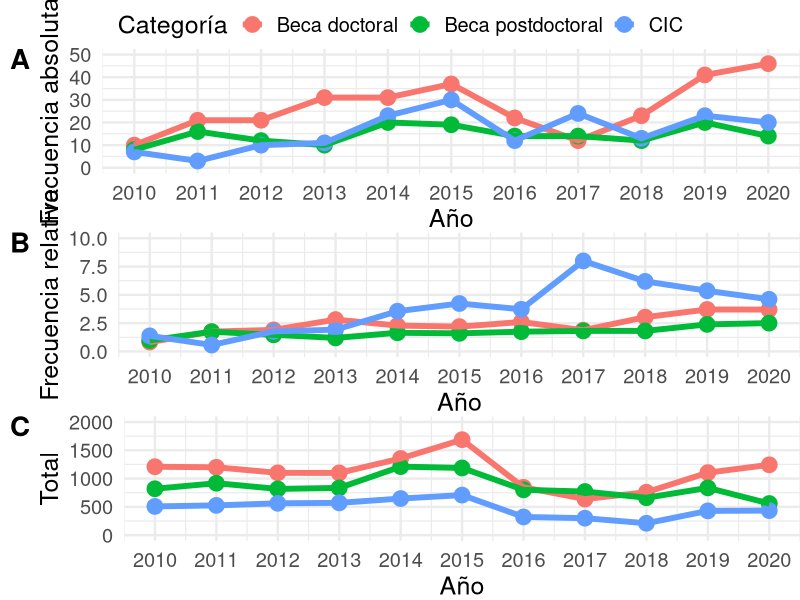
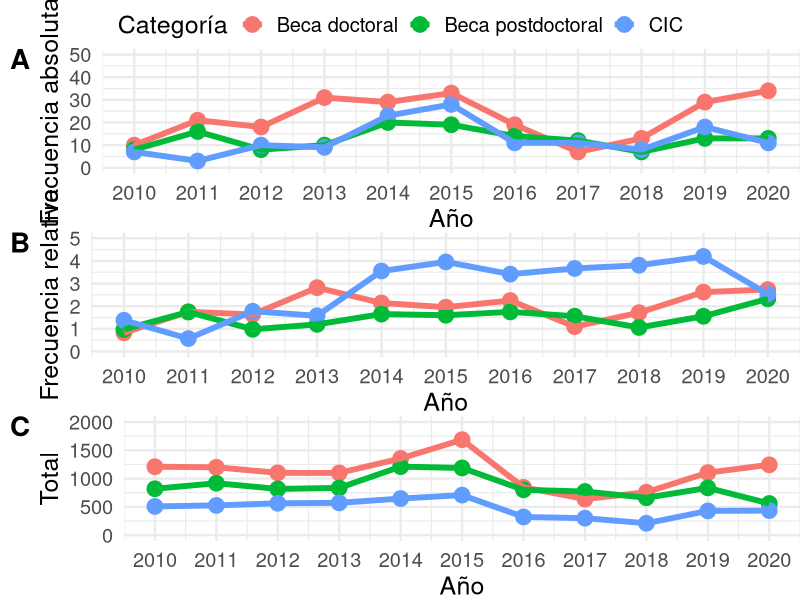
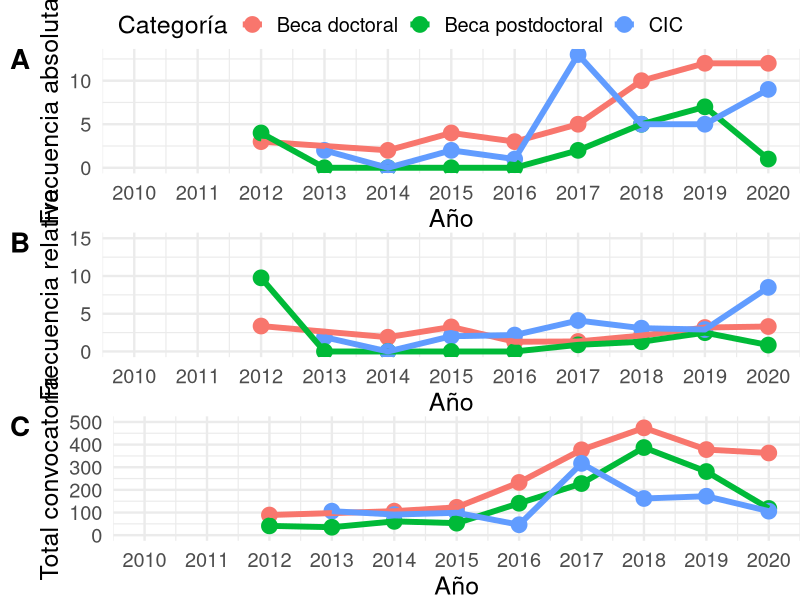

R code for these plots, in order: (Note: this script raises an error after producing the figures.)
## ---- chunk 1
knitr::opts_chunk$set(warning = FALSE, message = FALSE) 
## ---- chunk 2

library(ggpubr)
library(tidyverse)

dataset <- read.csv("base_becas_e_ingresos_desarrollo_NNyA_2010_2020.csv", encoding = "UTF-8")

ingresos_totales <- read.csv("becas_e_ingresos_totales_2010_2020.csv", fileEncoding = "latin1", sep = ";")

dataset <- left_join(ingresos_totales, dataset, by = c("TIPO.CONVOCATORIA", "AÑO"))

## ---- chunk 3

dataset%>%
  filter(!grepl("COFINAN", CONVOCATORIA))%>%
  filter(!grepl("FORTALECIMIENTO", CONVOCATORIA))%>%
  filter(!grepl("LAT", CONVOCATORIA))%>%
  filter(!grepl("ESPECIALES", CONVOCATORIA))%>%
  filter(!grepl("PUE", CONVOCATORIA))%>%
  filter(!grepl("REINSERCION", CONVOCATORIA))%>%
  filter(!grepl("EXTERNA", CONVOCATORIA))%>%
  filter(!grepl("U.E", CONVOCATORIA))%>%
  filter(!grepl("UE", CONVOCATORIA))%>%
  filter(!grepl("EXT", CONVOCATORIA))%>%
  filter(!grepl("CIT", CONVOCATORIA))%>%
  filter(!grepl("SALUD", CONVOCATORIA))%>%
  mutate(DISCIPLINA.CODIGO = fct_recode(DISCIPLINA.CODIGO,
                                        "Informática y Comunicaciones (KA4)" = "KA4",
                                        "Biología (KB2)" = "KB2",
                                        "Ciencias Médicas (KB1)" = "KB1",
                                        "Psicología y Ciencias de la Educación (KS7)" = "KS7",
                                        "Arqueología y Antropología Biológica (KS8)" = "KS8",
                                        "Ciencias Antropológicas (KS9)" = "KS9"))%>%
  mutate(DISCIPLINA.CODIGO = factor(DISCIPLINA.CODIGO, levels = c("Informática y Comunicaciones (KA4)",
                                                                  "Ciencias Médicas (KB1)",
                                                                  "Biología (KB2)",
                                                                  "Psicología y Ciencias de la Educación (KS7)",
                                                                  "Arqueología y Antropología Biológica (KS8)",
                                                                   "Ciencias Antropológicas (KS9)")))-> generales.estrategicos



p1 <- generales.estrategicos%>%
  mutate(AÑO = as.numeric(AÑO))%>%
  filter(!is.na(AÑO))%>%
  filter(AÑO != 2021)%>%
  filter(TIPO.CONVOCATORIA != "BECA FINALIZACIÓN")%>%
  group_by(AÑO, TIPO.CONVOCATORIA)%>%
  summarise(total = max(TOTAL.GENERALES),
            cantidad_desarrollo =n(),
            porcentaje = (cantidad_desarrollo/total)*100)%>%
  
  ggplot(aes(x = AÑO, y = cantidad_desarrollo, color = TIPO.CONVOCATORIA, group = TIPO.CONVOCATORIA))+
  geom_point(size = 5)+
  geom_line(size = 2)+
  scale_x_continuous(limits = c(2010, 2020),breaks = c(2010:2020))+
  ylim(c(0,50))+
    xlab("Año")+
  
  labs(color = "Categoría")+
  ylab("Frecuencia absoluta")+
  
  scale_color_discrete(labels = c("Beca doctoral", "Beca postdoctoral", "CIC"))+
  theme_minimal(base_size = 18)+
  theme(legend.position = "bottom", plot.margin = unit(c(0,0,0,2), "lines"))

p2 <- generales.estrategicos%>%
  mutate(AÑO = as.numeric(AÑO))%>%
  filter(!is.na(AÑO))%>%
  filter(AÑO != 2021)%>%
  filter(TIPO.CONVOCATORIA != "BECA FINALIZACIÓN")%>%
  group_by(AÑO, TIPO.CONVOCATORIA)%>%
  summarise(total = max(TOTAL.GENERALES),
            n =n(),
            porcentaje = (n/total)*100)%>%
  
  ggplot(aes(x = AÑO, y = porcentaje, color = TIPO.CONVOCATORIA, group = TIPO.CONVOCATORIA))+
  geom_point(size = 5)+
  geom_line(size = 2)+
  scale_x_continuous(limits = c(2010, 2020),breaks = c(2010:2020))+
  ylim(c(0,10))+
    xlab("Año")+
  ylab("Frecuencia relativa")+
  
  labs(color = "Categoría")+
  
  scale_color_discrete(labels = c("Beca doctoral", "Beca postdoctoral", "CIC"))+
  theme_minimal(base_size = 18)+
  theme(legend.position = "bottom", plot.margin = unit(c(0,0,0,2), "lines"))


p3 <- generales.estrategicos%>%
  mutate(AÑO = as.numeric(AÑO))%>%
  filter(!is.na(AÑO))%>%
  filter(AÑO != 2021)%>%
  filter(TIPO.CONVOCATORIA != "BECA FINALIZACIÓN")%>%
  group_by(AÑO, TIPO.CONVOCATORIA)%>%
  summarise(total_generales = max(TOTAL.GENERALES),
            n =n(),
            porcentaje = (n/total_generales)*100)%>%
  
  ggplot(aes(x = AÑO, y = total_generales, color = TIPO.CONVOCATORIA, group = TIPO.CONVOCATORIA))+
  geom_point(size = 5)+
  geom_line(size = 2)+
  scale_x_continuous(limits = c(2010, 2020),breaks = c(2010:2020))+
  ylim(c(0,2000))+
  xlab("Año")+
  ylab("Total")+
  labs(color = "Categoría")+
  
  scale_color_discrete(labels = c("Beca doctoral", "Beca postdoctoral", "CIC"))+
  theme_minimal(base_size = 18)+
  theme(legend.position = "bottom", plot.margin = unit(c(0,0,0,2), "lines"))



plot0 <- ggarrange(p1, p2, p3,labels = c("A", "B", "C"), ncol = 1, common.legend = T, font.label = list(size = 20), vjust = 1)
plot0


# plot0%>%
#   ggexport(filename = "graficos/plot_todas1.png", width = 1080, height = 1080)




## ---- chunk 4


dataset.generales = dataset%>%
  filter(!grepl("EST", CONVOCATORIA))%>%
  filter(!grepl("COFINAN", CONVOCATORIA))%>%
  filter(!grepl("FORTALECIMIENTO", CONVOCATORIA))%>%
  filter(!grepl("LAT", CONVOCATORIA))%>%
  filter(!grepl("ESPECIALES", CONVOCATORIA))%>%
  filter(!grepl("PUE", CONVOCATORIA))%>%
  filter(!grepl("REINSERCION", CONVOCATORIA))%>%
  filter(!grepl("EXTERNA", CONVOCATORIA))%>%
  filter(!grepl("U.E", CONVOCATORIA))%>%
  filter(!grepl("UE", CONVOCATORIA))%>%
  filter(!grepl("EXT", CONVOCATORIA))%>%
  filter(!grepl("CIT", CONVOCATORIA))%>%
  filter(!grepl("SALUD", CONVOCATORIA))




p1 <- dataset.generales%>%
  mutate(AÑO = as.numeric(AÑO))%>%
  filter(!is.na(AÑO))%>%
  filter(AÑO != 2021)%>%
  filter(TIPO.CONVOCATORIA != "BECA FINALIZACIÓN")%>%
  group_by(AÑO, TIPO.CONVOCATORIA)%>%
  summarise(total = max(TOTAL.GENERALES),
            cantidad_desarrollo =n(),
            porcentaje = (cantidad_desarrollo/total)*100)%>%
  
  ggplot(aes(x = AÑO, y = cantidad_desarrollo, color = TIPO.CONVOCATORIA, group = TIPO.CONVOCATORIA))+
  geom_point(size = 5)+
  geom_line(size = 2)+
  scale_x_continuous(limits = c(2010, 2020),breaks = c(2010:2020))+
  ylim(c(0,50))+
    xlab("Año")+
  
  labs(color = "Categoría")+
  ylab("Frecuencia absoluta")+
  
  scale_color_discrete(labels = c("Beca doctoral", "Beca postdoctoral", "CIC"))+
  theme_minimal(base_size = 18)+
  theme(legend.position = "bottom", plot.margin = unit(c(0,0,0,2), "lines"))

p2 <- dataset.generales%>%
  mutate(AÑO = as.numeric(AÑO))%>%
  filter(!is.na(AÑO))%>%
  filter(AÑO != 2021)%>%
  filter(TIPO.CONVOCATORIA != "BECA FINALIZACIÓN")%>%
  group_by(AÑO, TIPO.CONVOCATORIA)%>%
  summarise(total = max(TOTAL.GENERALES),
            n =n(),
            porcentaje = (n/total)*100)%>%
  
  ggplot(aes(x = AÑO, y = porcentaje, color = TIPO.CONVOCATORIA, group = TIPO.CONVOCATORIA))+
  geom_point(size = 5)+
  geom_line(size = 2)+
  scale_x_continuous(limits = c(2010, 2020),breaks = c(2010:2020))+
  ylim(c(0,5))+
    xlab("Año")+
  ylab("Frecuencia relativa")+
  
  labs(color = "Categoría")+
  
  scale_color_discrete(labels = c("Beca doctoral", "Beca postdoctoral", "CIC"))+
  theme_minimal(base_size = 18)+
  theme(legend.position = "bottom", plot.margin = unit(c(0,0,0,2), "lines"))


p3 <- dataset.generales%>%
  mutate(AÑO = as.numeric(AÑO))%>%
  filter(!is.na(AÑO))%>%
  filter(AÑO != 2021)%>%
  filter(TIPO.CONVOCATORIA != "BECA FINALIZACIÓN")%>%
  group_by(AÑO, TIPO.CONVOCATORIA)%>%
  summarise(total_generales = max(TOTAL.GENERALES),
            n =n(),
            porcentaje = (n/total_generales)*100)%>%
  
  ggplot(aes(x = AÑO, y = total_generales, color = TIPO.CONVOCATORIA, group = TIPO.CONVOCATORIA))+
  geom_point(size = 5)+
  geom_line(size = 2)+
  scale_x_continuous(limits = c(2010, 2020),breaks = c(2010:2020))+
  ylim(c(0,2000))+
  xlab("Año")+
  ylab("Total")+
  labs(color = "Categoría")+
  
  scale_color_discrete(labels = c("Beca doctoral", "Beca postdoctoral", "CIC"))+
  theme_minimal(base_size = 18)+
  theme(legend.position = "bottom", plot.margin = unit(c(0,0,0,2), "lines"))



plot1 <- ggarrange(p1, p2, p3,labels = c("A", "B", "C"), ncol = 1, common.legend = T, font.label = list(size = 20), vjust = 1)
plot1





## ---- chunk 5


missing.posdoc <- data.frame(AÑO = c(2013,2014, 2015, 2016, 2014),
                             TIPO.CONVOCATORIA = c(rep("BECA POSDOC", 4), "CIC"),
                             total = c(35,61,53,141,91),
                             cantidad_desarrollo = rep(0,5),
                             porcentaje = rep(0,5))

estrategicos = dataset%>%
  filter(grepl("EST", CONVOCATORIA))%>%
  mutate(AÑO = as.numeric(AÑO))%>%
  filter(!is.na(AÑO))%>%
  filter(AÑO != 2021)

df = estrategicos%>%
  group_by(AÑO, TIPO.CONVOCATORIA)%>%
  summarise(total = max(TOTAL.ESTRATEGICOS),
            cantidad_desarrollo =n(),
            porcentaje = (cantidad_desarrollo/total)*100)

df = rbind(df, missing.posdoc)



p1 <- df%>%
  ggplot(aes(x = AÑO, y = cantidad_desarrollo, color = TIPO.CONVOCATORIA, group = TIPO.CONVOCATORIA))+
  geom_point(size = 5)+
  geom_line(size = 2)+
  scale_x_continuous(limits = c(2010, 2020),breaks = c(2010:2020))+
  # ylim(c(0,10))+
  xlab("Año")+
  ylab("Frecuencia absoluta")+
  labs(color = "Categoría")+
  
  scale_color_discrete(labels = c("Beca doctoral", "Beca postdoctoral", "CIC"))+
  theme_minimal(base_size = 18)+
  theme(legend.position = "bottom", plot.margin = unit(c(0,0,0,2), "lines"))



p2 <- df%>%
  ggplot(aes(x = AÑO, y = porcentaje, color = TIPO.CONVOCATORIA, group = TIPO.CONVOCATORIA))+
  geom_point(size = 5)+
  geom_line(size = 2)+
  scale_x_continuous(limits = c(2010, 2020),breaks = c(2010:2020))+
  ylim(c(0,15))+
  xlab("Año")+
  ylab("Frecuencia relativa")+
  labs(color = "Categoría")+
  
  scale_color_discrete(labels = c("Beca doctoral", "Beca postdoctoral", "CIC"))+
  theme_minimal(base_size = 18)+
  theme(legend.position = "bottom", plot.margin = unit(c(0,0,0,2), "lines"))


p3 <- df%>%

  ggplot(aes(x = AÑO, y = total, color = TIPO.CONVOCATORIA, group = TIPO.CONVOCATORIA))+
  geom_point(size = 5)+
  geom_line(size = 2)+
  scale_x_continuous(limits = c(2010, 2020),breaks = c(2010:2020))+
  ylim(c(0,500))+
  xlab("Año")+
  ylab("Total convocatoria")+
  labs(color = "Categoría")+
  
  scale_color_discrete(labels = c("Beca doctoral", "Beca postdoctoral", "CIC"))+
  theme_minimal(base_size = 18)+
  theme(legend.position = "bottom", plot.margin = unit(c(0,0,0,2), "lines"))




plot2 <- ggarrange(p1, p2, p3,labels = c("A", "B", "C"), ncol = 1, common.legend = T, font.label = list(size = 20), vjust = 1)
plot2

plot2%>%
  ggexport(filename = "graficos/plot_estrategicos1.png", width = 1080, height = 1080)


# p2%>%
#   ggplotly()


## ---- chunk 6

p1 = generales.estrategicos%>%
  
  filter(!grepl("EST", CONVOCATORIA))%>%
  filter(!is.na(AÑO))%>%
  filter(AÑO != 2021)%>%
  group_by(DISCIPLINA.CODIGO, TIPO.CONVOCATORIA)%>%
  summarise(n =n())%>%
  group_by(TIPO.CONVOCATORIA)%>%
  mutate(total = sum(n))%>%
  group_by(TIPO.CONVOCATORIA, DISCIPLINA.CODIGO)%>%
  mutate(porcentaje = n/total)%>%
  
  ggplot(aes(x = TIPO.CONVOCATORIA, y = porcentaje*100, fill = DISCIPLINA.CODIGO))+
  geom_bar(stat = "identity")+
  geom_text(aes(label = ifelse(porcentaje >= 0.04, paste(round(porcentaje*100, 1), "%")," ")),
              position = position_stack(vjust = .5), size = 5,
            color = "white", fontface  = "bold")+
  xlab("Categoría")+
  ylab("Frecuencia absoluta")+
  labs(fill = "Comisión evaluadora")+
  # scale_fill_discrete(labels = c("CABA", "Buenos Aires",  "Córdoba", "Santa Fe", "Mendoza"))+
  # scale_y_continuous(limits = c(0,15))+
  theme_minimal(base_size = 18)+
  ggtitle("Temas Generales")+
  theme(plot.title = element_text(hjust = 0.5))
  # theme(legend.position = "bottom", plot.margin = unit(c(0,0,0,2), "lines"))
  # ggtitle("Series históricas de cantidad de proyectos aprobados en las 5 provincias con mas proyectos aprobados")+





p2 = generales.estrategicos%>%
  filter(grepl("EST", CONVOCATORIA))%>%
  filter(!is.na(AÑO))%>%
  filter(AÑO != 2021)%>%
  group_by(DISCIPLINA.CODIGO, TIPO.CONVOCATORIA)%>%
  summarise(n =n())%>%
  group_by(TIPO.CONVOCATORIA)%>%
  mutate(total = sum(n))%>%
  group_by(TIPO.CONVOCATORIA, DISCIPLINA.CODIGO)%>%
  mutate(porcentaje = n/total)%>%
  
  ggplot(aes(x = TIPO.CONVOCATORIA, y = porcentaje*100, fill = DISCIPLINA.CODIGO))+
  geom_bar(stat = "identity")+
  geom_text(aes(label = ifelse(porcentaje >= 0.04, paste(round(porcentaje*100, 1), "%")," ")),
              position = position_stack(vjust = .5), size = 5,
            color = "white", fontface  = "bold")+
  xlab("Categoría")+
  ylab("Frecuencia absoluta")+
  labs(fill = "Comisión evaluadora")+
  # scale_fill_discrete(labels = c("CABA", "Buenos Aires",  "Córdoba", "Santa Fe", "Mendoza"))+
  # scale_y_continuous(limits = c(0,15))+
  theme_minimal(base_size = 18)+
  # theme(legend.position = "bottom", plot.margin = unit(c(0,0,0,2), "lines"))
  ggtitle("Temas Estratégicos")+
  theme(plot.title = element_text(hjust = 0.5))


plot.comisiones = ggarrange(p1, p2, labels = c("A", "B"), ncol = 2, common.legend = T, font.label = list(size = 20), vjust = 1)
plot.comisiones



## ---- chunk 7




p1 <- generales.estrategicos%>%
  filter(!is.na(AÑO))%>%
  filter(PAIS == "ARGENTINA")%>%
  filter(!is.na(PROVINCIA))%>%
  filter(AÑO != 2021)%>%
  filter(TIPO.CONVOCATORIA != "BECA FINALIZACIÓN")%>%
  group_by(PROVINCIA)%>%
  summarise(n =n())%>%
  
  ggplot(aes(x = reorder(PROVINCIA, -n), y = n, fill = PROVINCIA))+
  geom_bar(stat ="identity")+
  theme_minimal(base_size = 18)+
  xlab("Provincia")+
  ylab("Frecuencia absoluta")+
  theme(legend.position="none")+
  theme(axis.text.x = element_text(angle = 90, size = 14, vjust = 0.5),
        axis.title.x = element_blank())

p1
# 
# p1%>%
#   ggexport(filename = "graficos/plot__prov_todas.png", width = 1080, height = 540)



## ---- chunk 8

top_5_provincias = c("CABA", "BUENOS AIRES", "CORDOBA", "SANTA FE", "MENDOZA")


plot4 = dataset.generales%>%
  filter(!is.na(AÑO))%>%
  filter(PAIS == "ARGENTINA")%>%
  filter(!is.na(PROVINCIA))%>%
  filter(AÑO != 2021)%>%
  filter(PROVINCIA %in% top_5_provincias)%>%
  mutate(PROVINCIA = factor(PROVINCIA, levels = top_5_provincias))%>%
  
  group_by(AÑO, PROVINCIA)%>%
  summarise(n =n())%>%
  group_by(AÑO)%>%
  mutate(total = sum(n))%>%
  group_by(AÑO, PROVINCIA)%>%
  mutate(porcentaje = n/total)%>%
  
  ggplot(aes(x = AÑO, y = n, fill = PROVINCIA))+
  geom_bar(stat = "identity")+
  geom_text(aes(label = ifelse(porcentaje >= 0.04, paste(round(porcentaje*100, 1), "%")," ")),
              position = position_stack(vjust = .5), size = 5,
            color = "white", fontface  = "bold")+
  xlab("Año")+
  ylab("Frecuencia absoluta")+
  labs(fill = "Provincia")+
  scale_x_continuous(breaks = 2010:2020, limits = c(2009.5, 2020.5))+
  
  scale_fill_discrete(labels = c("CABA", "Buenos Aires",  "Córdoba", "Santa Fe", "Mendoza"))+
  # scale_y_continuous(limits = c(0,15))+
  theme_minimal(base_size = 18)+
  theme(legend.position = "bottom", plot.margin = unit(c(0,0,0,2), "lines"))
  # ggtitle("Series históricas de cantidad de proyectos aprobados en las 5 provincias con mas proyectos aprobados")+




plot5 = estrategicos%>%
  filter(!is.na(AÑO))%>%
  filter(PAIS == "ARGENTINA")%>%
  filter(!is.na(PROVINCIA))%>%
  filter(AÑO != 2021)%>%
  filter(PROVINCIA %in% top_5_provincias)%>%
  mutate(PROVINCIA = factor(PROVINCIA, levels = top_5_provincias))%>%
  
  group_by(AÑO, PROVINCIA)%>%
  summarise(n =n())%>%
  group_by(AÑO)%>%
  mutate(total = sum(n))%>%
  group_by(AÑO, PROVINCIA)%>%
  mutate(porcentaje = n/total)%>%
  
  ggplot(aes(x = AÑO, y = n, fill = PROVINCIA))+
  geom_bar(stat = "identity")+
  geom_text(aes(label = ifelse(porcentaje >= 0.04, paste(round(porcentaje*100, 1), "%")," ")),
              position = position_stack(vjust = .5), color = "white", fontface  = "bold", size = 5)+
  xlab("Año")+
  ylab("Frecuencia absoluta")+
  scale_x_continuous(breaks = 2010:2020, limits = c(2009.5, 2020.5))+

  scale_fill_discrete(labels = c("CABA", "Buenos Aires",  "Córdoba", "Santa Fe", "Mendoza"))+
  theme_minimal(base_size = 18)+
  theme(legend.position = "bottom", plot.margin = unit(c(0,0,0,2), "lines"))
  # ggtitle("Series históricas de cantidad de proyectos aprobados en las 5 provincias con mas proyectos aprobados")+






plot_prov = ggarrange(plot4, plot5,labels = c("A", "B"), ncol = 1, common.legend = T, legend = "bottom", font.label = list(size = 20), vjust = 1)
plot_prov

# plot_prov%>%
#   ggexport(filename = "graficos/plot__prov.png", width = 1080, height = 1080)

